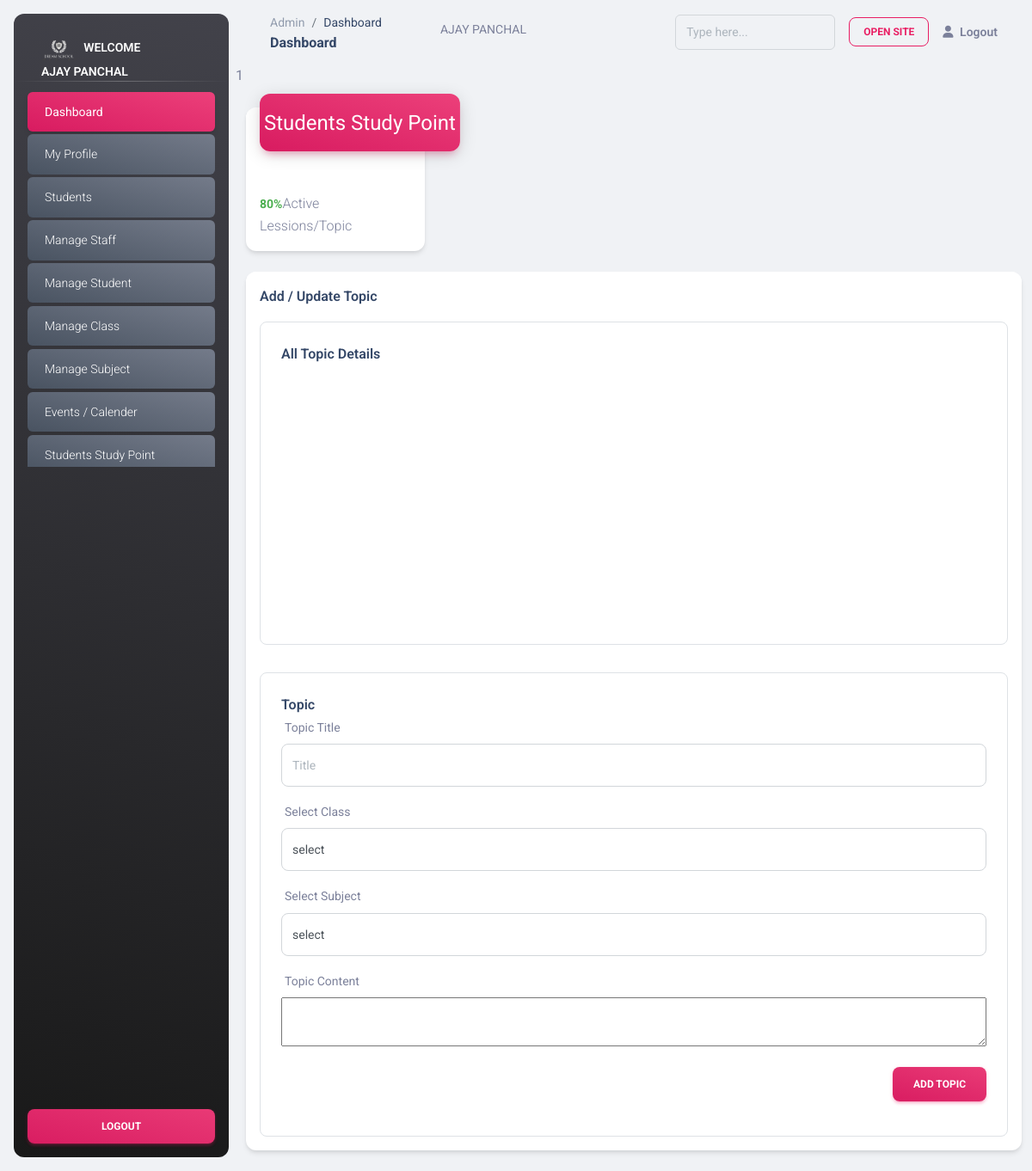
Page /admin/studypoint.php (signed in) on the earlier database version.
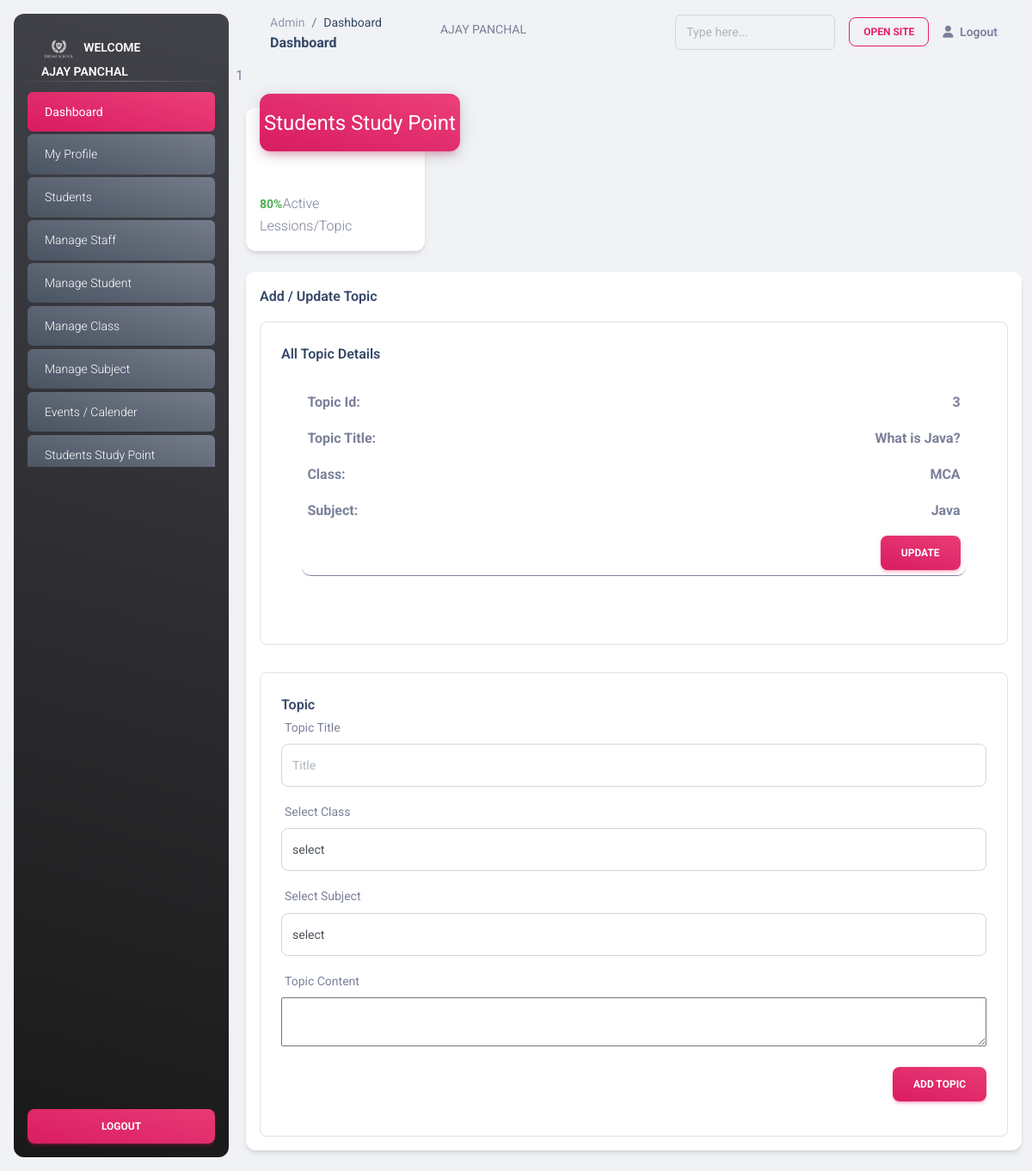
Same page on the later database version.
### tables this page shows
CREATE TABLE `topic` (
  `topic_id` int(11) NOT NULL,
  `class_id` int(11) DEFAULT NULL,
  `subject_id` int(11) DEFAULT NULL,
  `topic_title` mediumtext DEFAULT NULL,
  `topic_content` longtext DEFAULT NULL,
  `insert_by` int(11) DEFAULT NULL,
  `update_by` int(11) DEFAULT NULL,
  `insert_at` timestamp NULL DEFAULT current_timestamp(),
  `update_at` timestamp NULL DEFAULT current_timestamp()
);

CREATE TABLE `classes` (
  `id` int(11) NOT NULL,
  `class_name` varchar(255) DEFAULT NULL,
  `incharge_id` int(11) DEFAULT NULL,
  `insert_by` int(11) DEFAULT NULL,
  `update_by` timestamp NULL DEFAULT current_timestamp(),
  `insert_at` timestamp NULL DEFAULT current_timestamp(),
  `update_at` int(11) DEFAULT NULL
);

CREATE TABLE `subject` (
  `id` int(11) NOT NULL,
  `subject_name` varchar(500) DEFAULT NULL,
  `subject_title` mediumtext DEFAULT NULL,
  `discription` longtext DEFAULT NULL,
  `class_id` int(11) DEFAULT NULL,
  `insert_by` int(11) DEFAULT NULL,
  `update_by` int(11) DEFAULT NULL,
  `insert_at` timestamp NULL DEFAULT current_timestamp(),
  `update_at` timestamp NULL DEFAULT current_timestamp()
);

### admin/studypoint.php (the view, shortened to what this page needs)
<?php
include "header.php";
$topic_title = $class_id = $subject_id = $topic_content = $topic = null;
?>
<main class="main-content position-relative max-height-vh-100 h-100 border-radius-lg ">
  <?= include("navBar.php") ?>
  <div class="container-fluid py-4">
    <div class="row">
      <div class="col-xl-3 col-sm-6 mb-xl-0 mb-4">
        <div class="card">
          <div class="card-header p-3 pt-2">
            <div
              class="icon icon-lg icon-shape bg-gradient-primary shadow-primary text-center border-radius-xl mt-n4 position-absolute">
              <i class="material-icons opacity-10">Students Study Point</i>
            </div>
            <div class="text-end pt-1">
              <p class="text-sm mb-0 text-capitalize">&nbsp; </p>
              <h4 class="mb-0">&nbsp;</h4>
            </div>
          </div>
          <hr class="primary horizontal my-0">
          <div class="card-footer p-3">
            <p class="mb-0"><span class="text-success text-sm font-weight-bolder">80%</span>Active Lessions/Topic</p>
          </div>
        </div>
      </div>
    </div>
    <div class="col-md-12 mb-lg-0 mb-4">
      <div class="card mt-4">
        <div class="card-header pb-0 p-3">
          <div class="row">
            <div class="col-6 d-flex align-items-center">
              <h6 class="mb-0">Add / Update Topic</h6>
            </div>
          </div>
        </div>
        <div class="card-body p-3">
          <div class="row">
            <div class="col-md-12 mb-md-0 mb-4">
              <div class="card card-body border card-plain border-radius-lg  ">
                <h6 class="mb-0">All Topic Details</h6>
                <div class="card card-body   card-plain border-radius-lg  "
                  style="overflow-y: scroll;min-height: 300px; max-height: 500px;">
                  <?php
                       $sql = "SELECT * FROM topic order by topic_id desc";
                       $sql = mysqli_query($conn, $sql);
                       if (mysqli_num_rows($sql) > 0) {
                         while ($row_topic = mysqli_fetch_assoc($sql)) {
                           $getClass = "SELECT * FROM `classes` WHERE id=" . $row_topic['class_id'];
                           $getClass = mysqli_query($conn, $getClass);
                           $getClass = mysqli_fetch_assoc($getClass);
                           $getSubject = "SELECT * FROM `subject` WHERE id=" . $row_topic['subject_id'];
                           $getSubject = mysqli_query($conn, $getSubject);
                           $getSubject = mysqli_fetch_assoc($getSubject);
                       ?>
                  <div class="col-md-12 mb-md-0 mb-4 event-item">
                    <p><b>Topic Id: </b><b style="float:right"><?= $row_topic['topic_id'] ?></b></p>
                    <p><b>Topic Title: </b><b style="float:right"><?= $row_topic['topic_title'] ?></b></p>
                    <p><b>Class: </b><b style="float:right"><?= $getClass['class_name']; ?></b></p>
                    <p><b>Subject: </b><b style="float:right"><?= $getSubject['subject_name']; ?></b></p>
                    <div class="col-12 text-end">
                      <a class="btn bg-gradient-primary mb-0"
                        href="studypoint.php?topic=<?= $row_topic['topic_id'] ?>">update</a>
                    </div>
                  </div>
                  <?php
                         }
                       }
                        ?>
                </div>
              </div>
            </div>
          </div>
        </div>
        <div class="card-body p-3">
          <div class="row">
            <div class="col-md-12 mb-md-0 mb-4">
              <div class="card card-body border card-plain border-radius-lg  ">
                <h6 class="mb-0">Topic</h6>
                <form method="post" enctype="multipart/form-data">
                  <div class="mb-3">
                    <label class="form-label">Topic Title</label>
                    <input type="text" name="topic_title" value="<?= $topic_title ?>" class="form-control form-control-lg"
                      placeholder="Title" required>
                  </div>
                  <div class="mb-3">
                    <label class="form-label">Select Class</label>
                    <select name="cls" class="form-control form-control-lg" required>
                      <option value="">select</option>
                    </select>
                  </div>
                  <div class="mb-3">
                    <label class="form-label">Select Subject</label>
                    <select name="subj" class="form-control form-control-lg" required>
                      <option value="">select</option>
                    </select>
                  </div>
                  <div class="mb-3">
                    <label class="form-label">Topic Content</label>
                    <textarea name="topic_content" id="editor" style="width:100%;"
                      required> <?= $topic_content ?></textarea>
                  </div>
                  <div class="mb-3 text-end">
                    <?php if (isset($topic)) { ?>
                    <input type="number" style="display: none;" name="topic" value="<?= $topic ?>" />
                    <a class="btn bg-gradient-dark mb-0" href="studypoint.php"><i
                        class="material-icons text-sm"></i>refresh new</a>
                    <button name="update" class="btn bg-gradient-primary mb-0" href="javascript:;"><i
                        class="material-icons text-sm"></i>Update Topic</button>
                    <?php } else { ?>
                    <button name="new" class="btn bg-gradient-primary mb-0" href="javascript:;">Add Topic</button>
                    <?php } ?>
                  </div>
                </form>
              </div>
            </div>
          </div>
        </div>
      </div>
    </div>
  </div>
</main>
<?php include "footer.php" ?>

### admin/header.php (shortened to what this page needs)
<!DOCTYPE html>
<html lang="en">
<head>
  <link href="../assets/css/nucleo-icons.css" rel="stylesheet" />
  <link href="../assets/css/nucleo-svg.css" rel="stylesheet" />
  <link id="pagestyle" href="../assets/css/material-dashboard.css?v=3.0.4" rel="stylesheet" />
  <link rel="stylesheet" type="text/css" href="https://cdn.datatables.net/v/bs5/dt-1.13.1/datatables.min.css" />
</head>
<body class="g-sidenav-show  bg-gray-200">
  <aside
    class="sidenav navbar navbar-vertical navbar-expand-xs border-0 border-radius-xl my-3 fixed-start ms-3   bg-gradient-dark"
    id="sidenav-main">
    <div class="sidenav-header">
      <a class="navbar-brand m-0" href="#">
        <img src="../assets/images/white.png" class="navbar-brand-img h-100" alt="main_logo">
        <span class="ms-1 font-weight-bold text-white">WELCOME<br><?= $_SESSION['admin_name'] ?></span>
      </a>
    </div>
    <hr class="horizontal light mt-0 mb-2">
    <div class="collapse navbar-collapse  w-auto " id="sidenav-collapse-main">
      <ul class="navbar-nav">
        <li class="nav-item">
          <a class="nav-link text-white active bg-gradient-primary" href="index.php">
            <span class="nav-link-text ms-1">Dashboard</span>
          </a>
        </li>
        <li class="nav-item">
          <a class="nav-link text-white   bg-gradient-secondary" href="profile.php">
            <span class="nav-link-text ms-1">My Profile</span>
          </a>
        </li>
        <li class="nav-item">
          <a class="nav-link text-white   bg-gradient-secondary" href="students.php">
            <span class="nav-link-text ms-1">Students</span>
          </a>
        </li>
        <li class="nav-item">
          <a class="nav-link text-white   bg-gradient-secondary" href="managestaff.php">
            <span class="nav-link-text ms-1">Manage Staff</span>
          </a>
        </li>
        <li class="nav-item">
          <a class="nav-link text-white   bg-gradient-secondary" href="managestudent.php">
            <span class="nav-link-text ms-1">Manage Student</span>
          </a>
        </li>
        <li class="nav-item">
          <a class="nav-link text-white   bg-gradient-secondary" href="manageclass.php">
            <span class="nav-link-text ms-1">Manage Class</span>
          </a>
        </li>
        <li class="nav-item">
          <a class="nav-link text-white   bg-gradient-secondary" href="managesubject.php">
            <span class="nav-link-text ms-1">Manage Subject</span>
          </a>
        </li>
        <li class="nav-item">
          <a class="nav-link text-white   bg-gradient-secondary" href="events.php">
            <span class="nav-link-text ms-1">Events / Calender</span>
          </a>
        </li>
        <li class="nav-item">
          <a class="nav-link text-white   bg-gradient-secondary" href="studypoint.php">
            <span class="nav-link-text ms-1">Students Study Point</span>
          </a>
        </li>
      </ul>
    </div>
    <div class="sidenav-footer position-absolute w-100 bottom-0 ">
      <div class="mx-3">
        <a class="btn bg-gradient-primary mt-4 w-100" href="../logout.php" type="button">Logout</a>
      </div>
    </div>
  </aside>

### admin/navBar.php (shortened to what this page needs)
<nav class="navbar navbar-main navbar-expand-lg px-0 mx-4 shadow-none border-radius-xl" id="navbarBlur"
  data-scroll="true">
  <div class="container-fluid py-1 px-3">
    <nav aria-label="breadcrumb">
      <ol class="breadcrumb bg-transparent mb-0 pb-0 pt-1 px-0 me-sm-6 me-5">
        <li class="breadcrumb-item text-sm"><a class="opacity-5 text-dark" href="javascript:;">Admin </a></li>
        <li class="breadcrumb-item text-sm text-dark active" aria-current="page">Dashboard</li>
      </ol>
      <h6 class="font-weight-bolder mb-0">Dashboard</h6>
    </nav>
    <div class="collapse navbar-collapse mt-sm-0 mt-2 me-md-0 me-sm-4" id="navbar">
      <div class=" pe-md-3  me-sm-4 ">
        <label><?= $_SESSION['admin_name'] ?></label>
      </div>
      <div class="ms-md-auto pe-md-3 d-flex align-items-center">
        <div class="input-group input-group-outline">
          <label class="form-label"></label>
          <input type="text" class="form-control" placeholder="Type here...">
        </div>
      </div>
      <ul class="navbar-nav  justify-content-end">
        <li class="nav-item d-flex align-items-center">
          <a class="btn btn-outline-primary btn-sm mb-0 me-3" target="_blank" href="../index.php">Open Site</a>
        </li>
        <li class="nav-item d-flex align-items-center">
          <a href="../logout.php" class="nav-link text-body font-weight-bold px-0">
            <i class="fa fa-user me-sm-1"></i>
            <span class="d-sm-inline d-none">Logout</span>
          </a>
        </li>
      </ul>
    </div>
  </div>
</nav>

### admin/footer.php (shortened to what this page needs)
<footer class="footer py-4  ">
  <div class="container-fluid">
    <div class="row justify-content-center justify-content-lg-end">
      <div class="col-lg-6">
        <ul class="nav nav-footer justify-content-center justify-content-lg-end">
          <li class="nav-item">
            <a href="https://https://crsu.ac.in/" class="nav-link text-muted" target="_blank">CRSU</a>
          </li>
          <li class="nav-item">
            <a href="https://https://crsu.ac.in/" class="nav-link text-muted" target="_blank">CRSU</a>
          </li>
          <li class="nav-item">
            <a href="https://https://crsu.ac.in/" class="nav-link text-muted" target="_blank">CRSU</a>
          </li>
          <li class="nav-item">
            <a href="https://https://crsu.ac.in/" class="nav-link pe-0 text-muted" target="_blank">CRSU</a>
          </li>
        </ul>
      </div>
    </div>
  </div>
</footer>
</body>
</html>

### assets/css/nucleo-svg.css (style rules this page uses)
.icon { display: inline-block; color: #111111; height: 1em; width: 1em; }
.icon-lg { height: 1.6em; width: 1.6em; }
.icon { fill: currentColor; stroke: none; }

Differences in the rows shown:
added topic: topic_id "3", topic_title "What is Java?", class.class_name "MCA", subject.subject_name "Java"
